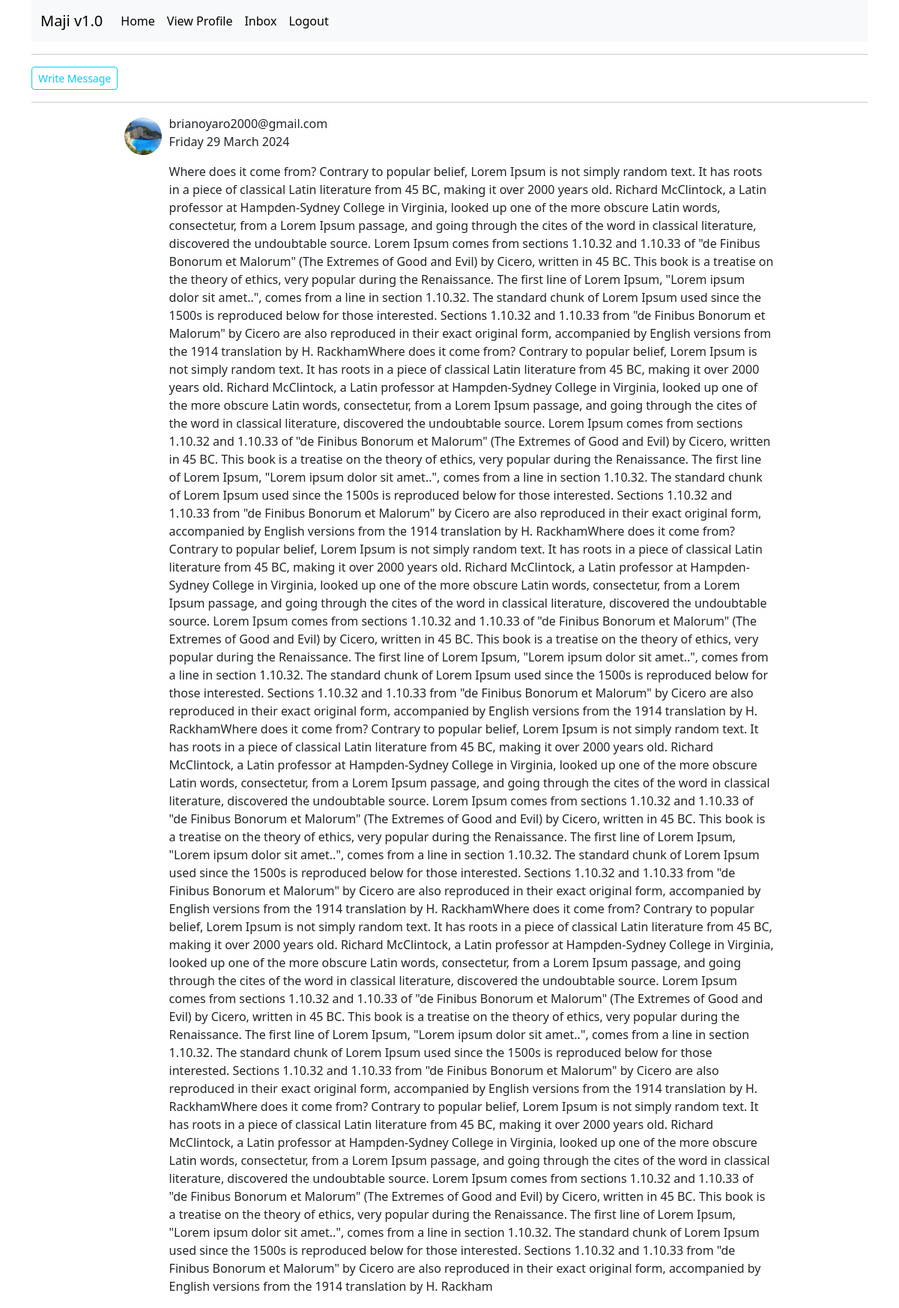
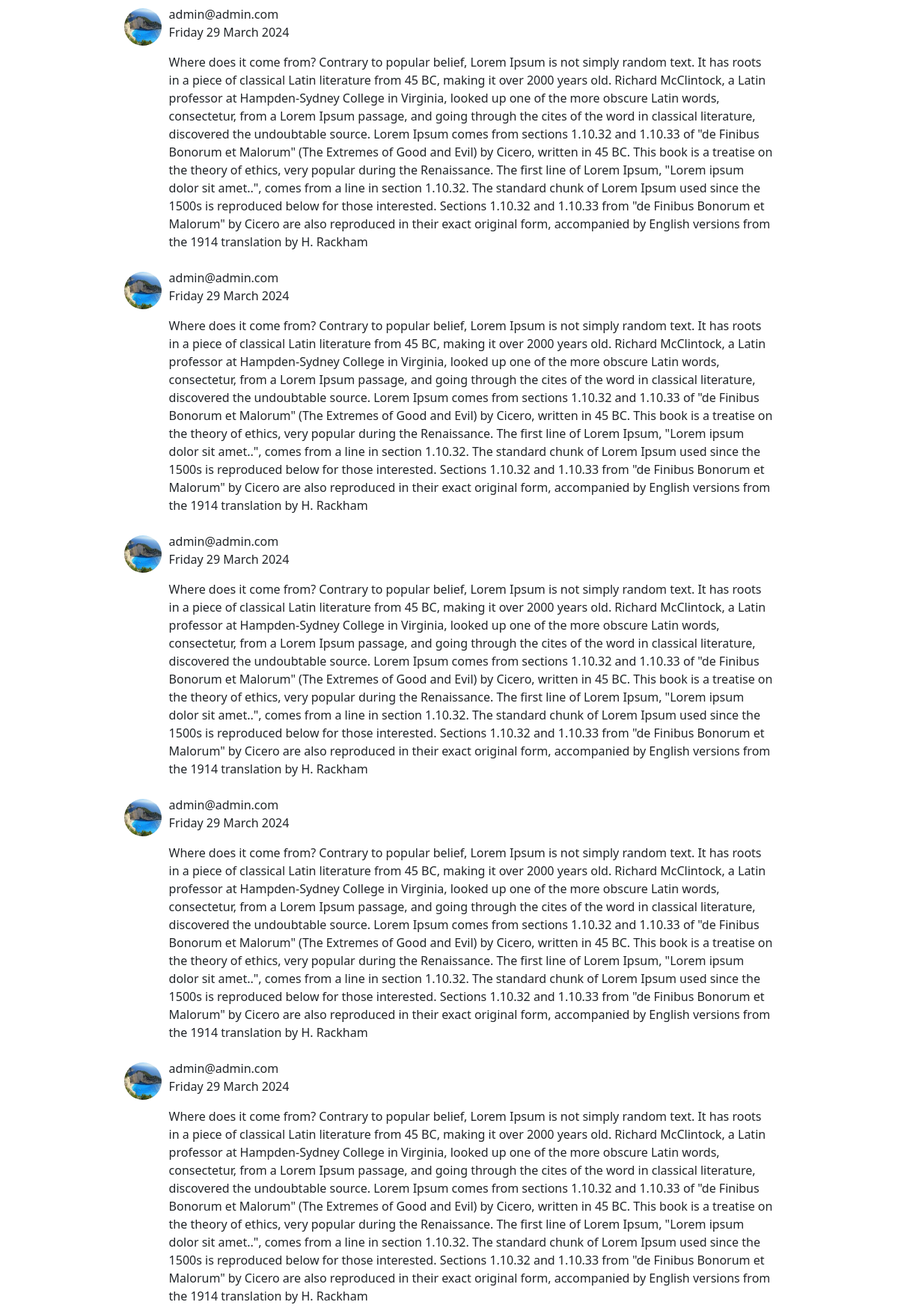
Screenshot of /inbox (signed in, upper part) with the database file from the repository (2 pictures, top to bottom).
### app/models.py (models this page shows, shortened)
class Message(db.Model):
    id = db.Column(db.Integer, primary_key=True)
    content = db.Column(db.Text, nullable=False)
    time = db.Column(db.DateTime, nullable=False, default=datetime.utcnow)
    sender_id = db.Column(db.Integer, db.ForeignKey('users.id'), nullable=False)
    receiver_id = db.Column(db.Integer, db.ForeignKey('users.id'), nullable=False)

class Users(UserMixin, db.Model):
    id = db.Column(db.Integer, primary_key=True)
    username = db.Column(db.String(50), index=True)
    email = db.Column(db.String(120), index=True, unique=True)
    county = db.Column(db.String(30))
    phone_number = db.Column(db.String(13))
    password_hash = db.Column(db.String(128))
    type = db.Column(db.String(10))
    profile_pic = db.Column(db.String(40), nullable=False, default="default.jpg")
    orderee = db.relationship("Order", foreign_keys='Order.buyer_name', backref='purchaser', lazy="dynamic")
    ordered_to = db.relationship("Order", foreign_keys='Order.seller_id', cascade="all, delete-orphan", backref='seller', lazy="dynamic")
    sender = db.relationship("Message", foreign_keys='Message.sender_id', cascade="all, delete-orphan", backref='sender', lazy='dynamic')
    receiver = db.relationship("Message", foreign_keys='Message.receiver_id', cascade="all, delete-orphan", backref='receiver', lazy='dynamic')

### app/main/routes.py (the view)
@bp.route('/inbox', methods=["GET", "POST"])
@login_required
def inbox():
    page = request.args.get("page", 1, type=int)
    messages = Message.query.filter_by(receiver=current_user).order_by(Message.id.desc()).paginate(page=page,per_page= current_app.config['PER_PAGE'], error_out=False)
    next_url = url_for("main.inbox", page=messages.next_num) if messages.has_next else None
    prev_url = url_for("main.inbox", page=messages.prev_num) if messages.has_prev else None
    return render_template('inbox.html', messages=messages, title="MyInbox", next_url=next_url, prev_url=prev_url)

### app/models.py (called while the page is built)
@login.user_loader
def Load_user(id):
    return Users.query.get(int(id))

### app/templates/inbox.html (shortened to what this page needs)
{% extends 'base.html' %}
{% block content %}
<a href="{{ url_for("main.new_message") }}" class="btn btn-outline-info btn-sm">Write Message</a>
<hr>
{% if messages.items|length > 0 %}
        {% for message in messages.items %}
                <div style="display: flex; max-width: 80%" class="container mb-2">
			<div> <img class="rounded-circle mt-1" style="height: 50px; width: 50px;" src="{{ url_for("static", filename="pictures/" + message.sender.profile_pic) }}"></div>
                        <div style="display: block; margin-left: 10px;">
                                <p>{{ message.sender.email }}<br>{{ message.time.strftime("%A %d %B %Y") }}</p>
                                <p>{{ message.content }}</p>
                        </div>
                </div>
        {% endfor %}
{% else %}
        <p><i>No messages</i></p>
{% endif %}
{% endblock %}

### app/templates/base.html (shortened to what this page needs)
<!doctype html>
<html lang="en">
	<head>
		<link href="https://cdn.jsdelivr.net/npm/bootstrap@5.3.3/dist/css/bootstrap.min.css" rel="stylesheet">
	</head>
	<body>
		<div class="container">
			{% include 'nav.html' %}
			<hr>
			{% block content %}
			{% endblock %}
		</div>
	</body>
</html>

### app/templates/nav.html (shortened to what this page needs)
<nav class="navbar navbar-expand-lg bg-body-tertiary">
	<div class="container-fluid">
		<a class="navbar-brand" href="#">Maji v1.0</a>
		<div class="collapse navbar-collapse" id="navbarSupportedContent">
			<ul class="navbar-nav me-auto mb-2 mb-lg-0">
				{% if current_user.is_anonymous %}
				<li class="nav-item"><a class="nav-link active" aria-current="page" href="{{ url_for("auth.login") }}">Login</a></li>
				<li class="nav-item"><a class="nav-link active" aria-current="page" href="{{ url_for("auth.register") }}">Register</a></li>
				{% else %}
				{% if current_user.email == "admin@admin.com" %}
				<li class="nav-item"><a class="nav-link active" aria-current="page" href="{{ url_for("main.admin") }}">Home</a></li>
				{% else %}
				<li class="nav-item"><a class="nav-link active" aria-current="page" href="{{ url_for("main.home") }}">Home</a></li>
				{% endif %}
				<li class="nav-item"><a class="nav-link active" aria-current="page" href="{{ url_for("main.profile") }}">View Profile</a></li>
				<li class="nav-item"><a class="nav-link active" aria-current="page" href="{{ url_for("main.inbox") }}">Inbox</a></li>
				<li class="nav-item"><a class="nav-link active" aria-current="page" href="{{ url_for("auth.logout") }}">Logout</a></li>
				{% endif %}
			</ul>
		</div>
	</div>
</nav>

### rows the page displays
Message: profile_pic (picture), sender.email "brianoyaro2000@gmail.com", time "Friday 29 March 2024", content "Where does it come from? Contrary to popular belief, Lorem Ipsum is not simply random text. It has roots in a piece of classical Latin literature from 45 BC, making it over 2000 years old. Richard McClintock, a Latin professor at Hampden-Sydney College in Virginia, looked up one of the more obscure Latin words, consectetur, from a Lorem Ipsum passage, and going through the cites of the word in classical literature, discovered the undoubtable source. Lorem Ipsum comes from sections 1.10.32 and 1.10.33 of \"de Finibus Bonorum et Malorum\" (The Extremes of Good and Evil) by Cicero, written in 45 BC. This book is a treatise on the theory of ethics, very popular during the Renaissance. The first…"
Message: profile_pic (picture), sender.email "admin@admin.com", time "Friday 29 March 2024", content "Where does it come from? Contrary to popular belief, Lorem Ipsum is not simply random text. It has roots in a piece of classical Latin literature from 45 BC, making it over 2000 years old. Richard McClintock, a Latin professor at Hampden-Sydney College in Virginia, looked up one of the more obscure Latin words, consectetur, from a Lorem Ipsum passage, and going through the cites of the word in classical literature, discovered the undoubtable source. Lorem Ipsum comes from sections 1.10.32 and 1.10.33 of \"de Finibus Bonorum et Malorum\" (The Extremes of Good and Evil) by Cicero, written in 45 BC. This book is a treatise on the theory of ethics, very popular during the Renaissance. The first…"
Message: profile_pic (picture), sender.email "admin@admin.com", time "Friday 29 March 2024", content "Where does it come from? Contrary to popular belief, Lorem Ipsum is not simply random text. It has roots in a piece of classical Latin literature from 45 BC, making it over 2000 years old. Richard McClintock, a Latin professor at Hampden-Sydney College in Virginia, looked up one of the more obscure Latin words, consectetur, from a Lorem Ipsum passage, and going through the cites of the word in classical literature, discovered the undoubtable source. Lorem Ipsum comes from sections 1.10.32 and 1.10.33 of \"de Finibus Bonorum et Malorum\" (The Extremes of Good and Evil) by Cicero, written in 45 BC. This book is a treatise on the theory of ethics, very popular during the Renaissance. The first…"
Message: profile_pic (picture), sender.email "admin@admin.com", time "Friday 29 March 2024", content "Where does it come from? Contrary to popular belief, Lorem Ipsum is not simply random text. It has roots in a piece of classical Latin literature from 45 BC, making it over 2000 years old. Richard McClintock, a Latin professor at Hampden-Sydney College in Virginia, looked up one of the more obscure Latin words, consectetur, from a Lorem Ipsum passage, and going through the cites of the word in classical literature, discovered the undoubtable source. Lorem Ipsum comes from sections 1.10.32 and 1.10.33 of \"de Finibus Bonorum et Malorum\" (The Extremes of Good and Evil) by Cicero, written in 45 BC. This book is a treatise on the theory of ethics, very popular during the Renaissance. The first…"
Message: profile_pic (picture), sender.email "admin@admin.com", time "Friday 29 March 2024", content "Where does it come from? Contrary to popular belief, Lorem Ipsum is not simply random text. It has roots in a piece of classical Latin literature from 45 BC, making it over 2000 years old. Richard McClintock, a Latin professor at Hampden-Sydney College in Virginia, looked up one of the more obscure Latin words, consectetur, from a Lorem Ipsum passage, and going through the cites of the word in classical literature, discovered the undoubtable source. Lorem Ipsum comes from sections 1.10.32 and 1.10.33 of \"de Finibus Bonorum et Malorum\" (The Extremes of Good and Evil) by Cicero, written in 45 BC. This book is a treatise on the theory of ethics, very popular during the Renaissance. The first…"
Message: profile_pic (picture), sender.email "admin@admin.com", time "Friday 29 March 2024", content "Where does it come from? Contrary to popular belief, Lorem Ipsum is not simply random text. It has roots in a piece of classical Latin literature from 45 BC, making it over 2000 years old. Richard McClintock, a Latin professor at Hampden-Sydney College in Virginia, looked up one of the more obscure Latin words, consectetur, from a Lorem Ipsum passage, and going through the cites of the word in classical literature, discovered the undoubtable source. Lorem Ipsum comes from sections 1.10.32 and 1.10.33 of \"de Finibus Bonorum et Malorum\" (The Extremes of Good and Evil) by Cicero, written in 45 BC. This book is a treatise on the theory of ethics, very popular during the Renaissance. The first…"
